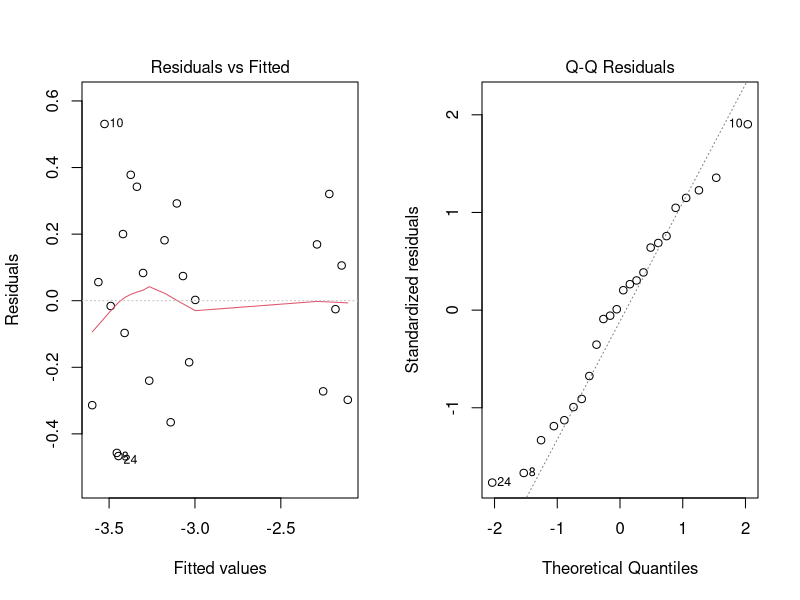
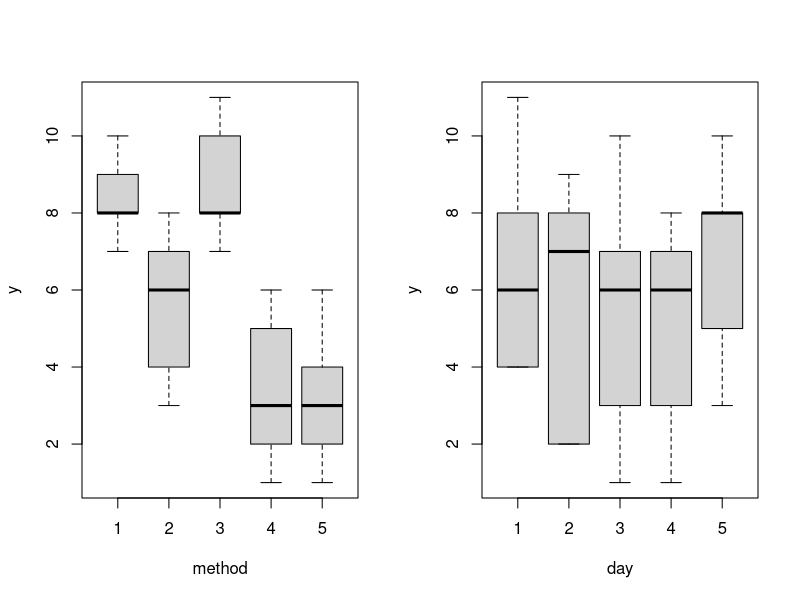
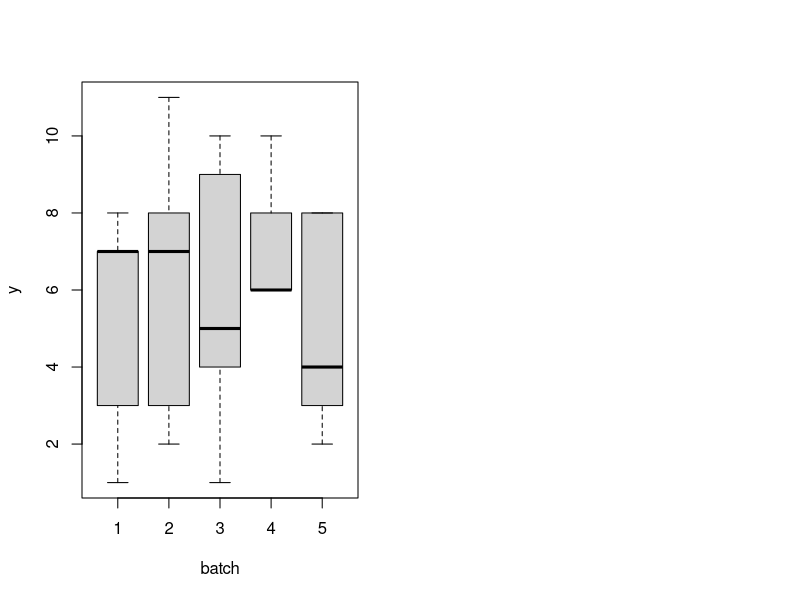
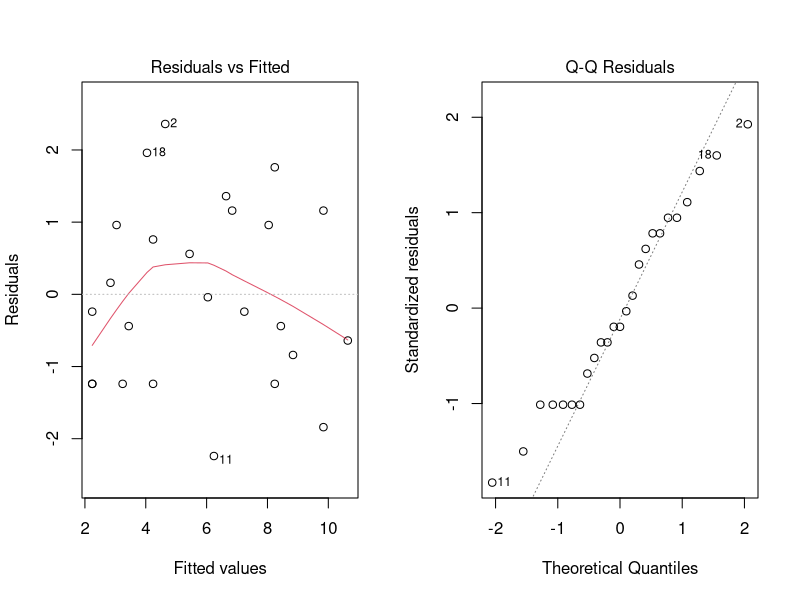

Reproduce these figures in R, in order.
## ---- chunk 1
library(dplyr)
#dat = data.frame(rca = factor(rep(c(1:4),each=12)),
#tp = factor(rep(c(1,1,2,2,3,3,4,4,5,5,6,6),4)),
#y = c(4.93,(0.05), 4.86,(0.04), 4.75,(0.05), 4.95,(0.06), 4.79,(0.03), 4.88,(0.05),
#      4.85,(0.04), 4.91,(0.02), 4.79,(0.03), 4.85,(0.05), 4.75,(0.03), 4.85,(0.02),
#     4.83,(0.09), 4.88,(0.13), 4.90,(0.11), 4.75,(0.15), 4.82,(0.08), 4.90,(0.12),
#      4.89,(0.03), 4.77,(0.04), 4.94,(0.05), 4.86,(0.05), 4.79,(0.03), 4.76,(0.02)))

data <- c(rep("1", 6), rep("2", 6), rep("3", 6), rep("4", 6))
tp <- rep(rep(c(1,2,3,4,5,6),4))

avg <- c(4.93, 4.86, 4.75, 4.95, 4.79, 4.88, 4.85, 4.91, 4.79, 4.85, 4.75, 4.85,
                 4.83, 4.88, 4.90, 4.75, 4.82, 4.90, 4.89, 4.77, 4.94, 4.86, 4.79, 4.76)

sd <- c(0.05, 0.04, 0.05, 0.06, 0.03, 0.05, 0.04, 0.02, 0.03, 0.05, 0.03, 0.02, 
                 0.09, 0.13, 0.11, 0.15, 0.08, 0.12, 0.03, 0.04, 0.05, 0.05, 0.03, 0.02)

d1 <- data.frame(data, tp, avg)
d2 <- data.frame(data, tp, sd)
d3 <- data.frame(d1,d2)

mavg <- aov(avg ~ data + tp, data = d1)
summary(mavg)

#log transformation
msd <- aov(log(sd) ~ data + tp, data = d2)
summary(msd)

TukeyHSD(msd)

par(mfrow=c(1,2))
plot(msd,1:2)

#We would chose algorithm 2, since it minimizes pot noise, but the ratio control algorithm has little effect on average cell voltage.

## ---- chunk 2
latin <- function (n){
  x <- matrix(LETTERS[1:n], n, n)
  x <- t(x)
  for (i in 2:n) x[i, ] <- x[i, c(i:n, 1:(i - 1))]
  x <- x[sample(n), ]
  x <- x[, sample(n)]
return(x)
}

latin(4)



## ---- chunk 3
dat = data.frame(day=factor(rep(1:5,5)),
bat = factor(rep(1:5,each = 5)),
method = factor(c(1,2,4,3,5,
                  3,5,1,4,2,
                  2,1,3,5,4,
                  4,3,5,2,1,
                  5,4,2,1,3)),

          y = c(8,7,1,7,3,
                11,2,7,3,8,
                4,9,10,1,5,
                6,8,6,6,10,
                4,2,3,8,8))

boxplot(y~method,data=dat, xlab = 'method')
boxplot(y~day,data=dat, xlab = 'day')
boxplot(y~bat,data=dat, xlab = 'batch')



res.aov = aov(y~day+bat+method,data=dat)
summary(res.aov)

TukeyHSD(res.aov)

par(mfrow=c(1,2))
plot(res.aov,1:2)



#with the p-value greater than 0.05, we can conclude that the chemicals used have a do not have a significant effect on the reaction time. 

